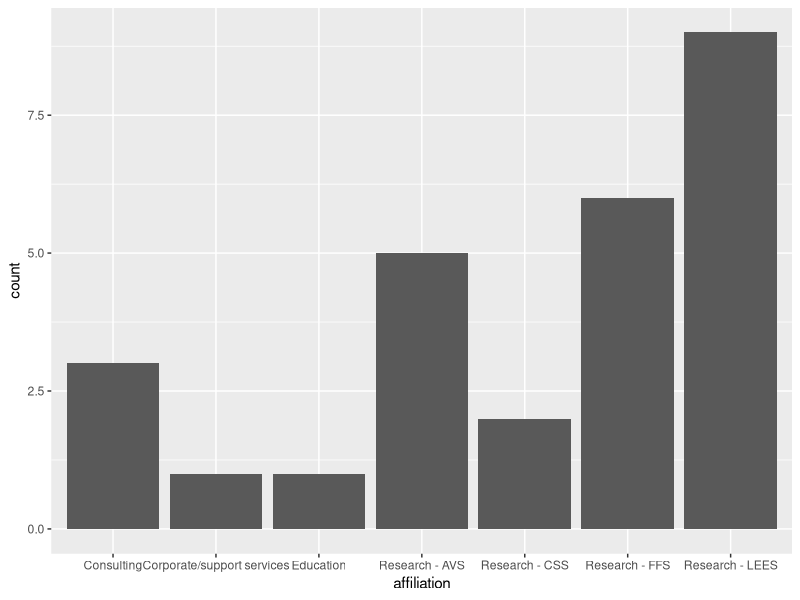
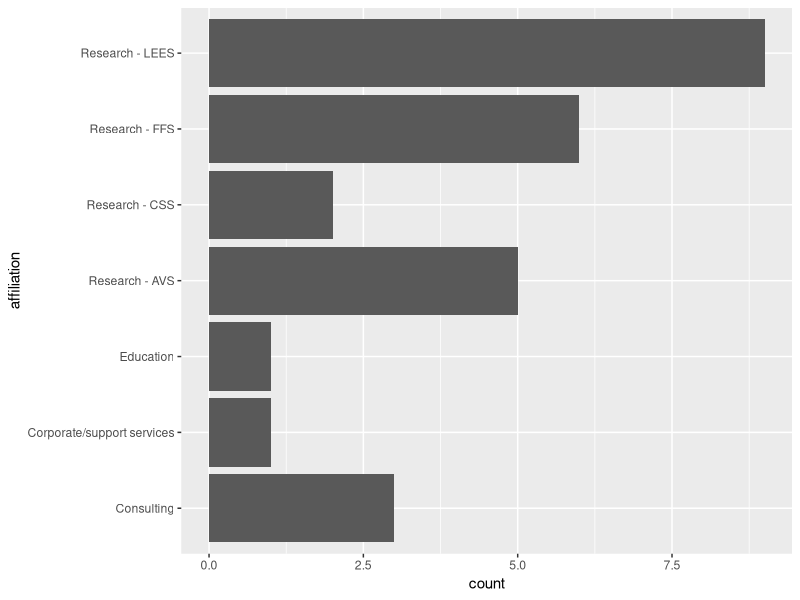
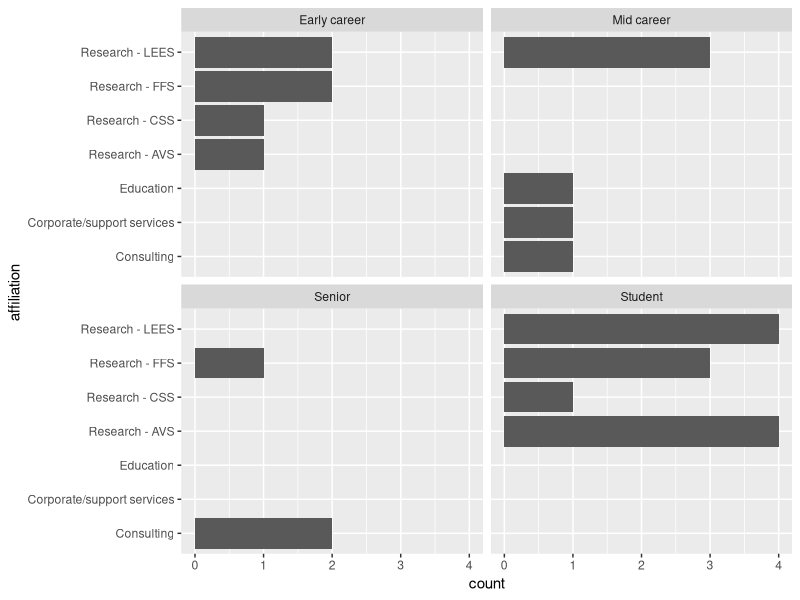
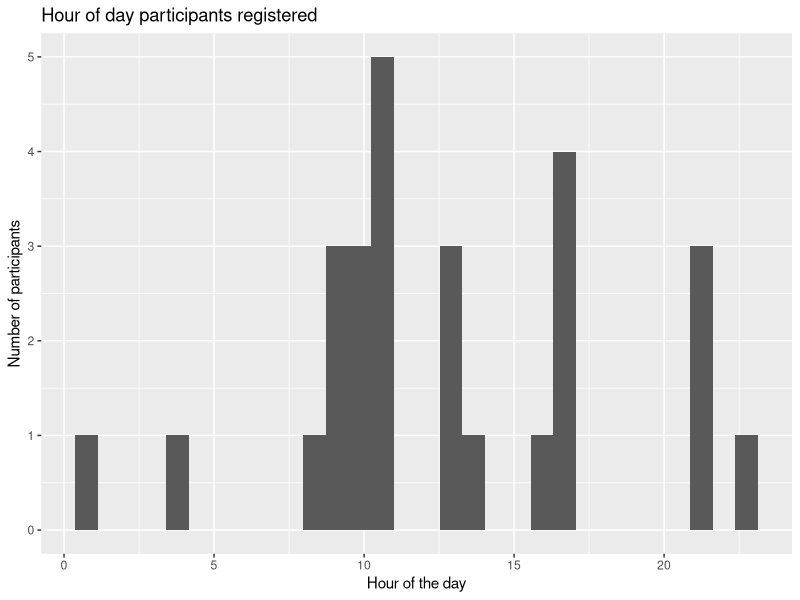
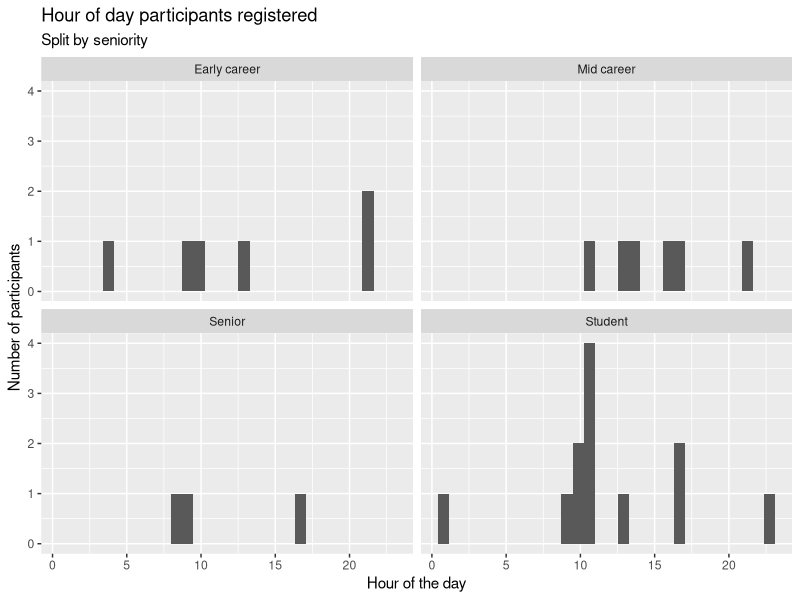

The R source for these figures, in order:
## ---- chunk 1
knitr::opts_chunk$set(echo = TRUE)
## ---- chunk 2
# install.packages("tidyverse")
# install.packages("igraph")

library(tidyverse)
library(igraph)
## ---- chunk 3
# Reads and outputs to console
read_csv("../data/SNA_anon_delegates.csv")

# Reads and assigns to object df
df = read_csv("../data/SNA_anon_delegates.csv")
## ---- chunk 4
# Shortening and removing spaces from column names
colnames(df) = c("timestamp", "name", "affiliation", "seniority", "expertise", "want_to_learn")

# Reducing the long other answers
df$expertise[df$expertise=="Network analysis sofware like biolayout/Miru"] = "Biolayout"
df$expertise[df$expertise=="Excel (advanced)"] = "MS/Libre/Open office"
## ---- chunk 5
# Data followed by columns we want
select(df, name, affiliation, seniority, expertise)

# Or data followed by columns we don't want
select(df, -timestamp, -want_to_learn)
## ---- chunk 6
# Single filter
filter(df, affiliation=="Research - LEES")

# Exclude
filter(df, expertise!="R")

# Multiple filters? use & (and) or | (or)
filter(df, affiliation=="Research - LEES" & expertise=="R")

# With a pipe
df %>% 
   select(-timestamp, -want_to_learn) %>% 
   filter(affiliation=="Research - LEES" & expertise=="R")

# With numbers
# filter(df, col_num==10)
# filter(df, col_num>10)
# etc.
# Note these commented lines of filter() are not run.
## ---- chunk 7
# Basic how many?
count(df, expertise)

# Ordered
df %>% 
   count(expertise) %>% 
   arrange(n)

# By more categories we can use group_by
df %>% 
   group_by(seniority, expertise) %>% 
   summarise(n=n()) %>% 
   arrange(n)

# For a mean
# df %>% 
#   group_by(seniority, expertise) %>% 
#   summarise(mean_col1=mean(col1))
## ---- chunk 8
ggplot(df, aes(affiliation)) +
   geom_bar()

ggplot(df, aes(affiliation)) +
   geom_bar() +
   coord_flip()

ggplot(df, aes(affiliation)) +
   geom_bar() +
   coord_flip() +
   facet_wrap(~ seniority)
## ---- chunk 9
df$hr = substr(df$timestamp, 12, 13)
df$hr = as.numeric(df$hr)

# All registrations
ggplot(df, aes(hr)) + 
   geom_histogram() +
   labs(title="Hour of day participants registered",
        x="Hour of the day",
        y="Number of participants")

ggplot(df, aes(hr)) + 
   geom_histogram() + 
   facet_wrap(~seniority) +
   labs(title="Hour of day participants registered",
        subtitle="Split by seniority",
        x="Hour of the day",
        y="Number of participants")

## ---- chunk 10

